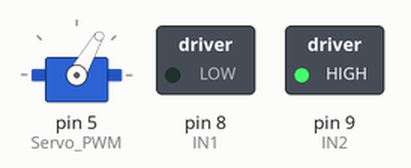
Recording of a sketch running on a simulated Arduino Uno, built with avr-gcc and run on an emulated ATmega328P. On the bench: servo, switched loads named in the sketch (green lamp = pin HIGH). Pins used as bus, display or sensor lines are not drawn.

Above: at 0.05 s.
At 0.75 s:
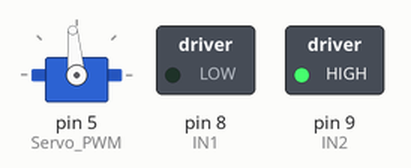
At 1.05 s:
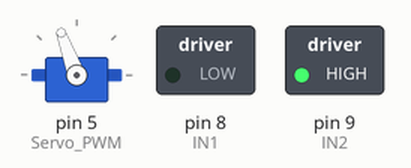
At 2.1 s:
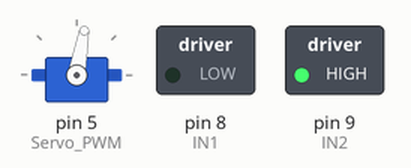
Timing chart, 0 to 5.5 s (numbered marks = the images above):
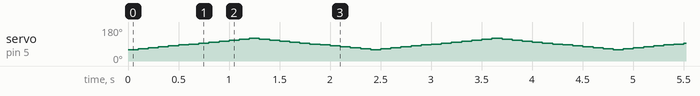

The sketch:

servo.ino
```cpp
#include <Servo.h>   // include servo library to use its related functions
#define Servo_PWM 5  // A descriptive name for D6 pin of Arduino to provide PWM signal
Servo MG995_Servo;   // Define an instance of of Servo with the name of "MG995_Servo"

const int sensorIzqPin = 10;  // El sensor izq irá conectado al pin analógico A0
const int sensorDerPin = 12;  // El sensor derecho irá conectado al pin analógico A1
const int sensorCentralPin = 11;

int IN1 = 8;
int IN2 = 9;
int ENA = 5;

int servo_val = 90;
int step = 5;
void setup() {
  // put your setup code here, to run once:
  pinMode(IN1, OUTPUT);
  pinMode(IN2, OUTPUT);
  pinMode(ENA, OUTPUT);

  digitalWrite(IN1, LOW);  // rotate forward
  digitalWrite(IN2, HIGH);

  Serial.begin(115200);

  pinMode(sensorIzqPin, INPUT);
  pinMode(sensorDerPin, INPUT);
  pinMode(sensorCentralPin, INPUT);
  MG995_Servo.attach(Servo_PWM);  // Connect D6 of Arduino with PWM signal pin of servo motor

}

void loop() {
  // put your main code here, to run repeatedly:
  for (int i = 60; i < 120; i=i+step) {
    MG995_Servo.write(i);  //Turn right
    delay(100);
  }
  for (int i = 120; i > 60; i=i-step) {
    MG995_Servo.write(i);  //Turn right
    delay(100);
  }

  analogWrite(ENA, 100);
}
```
